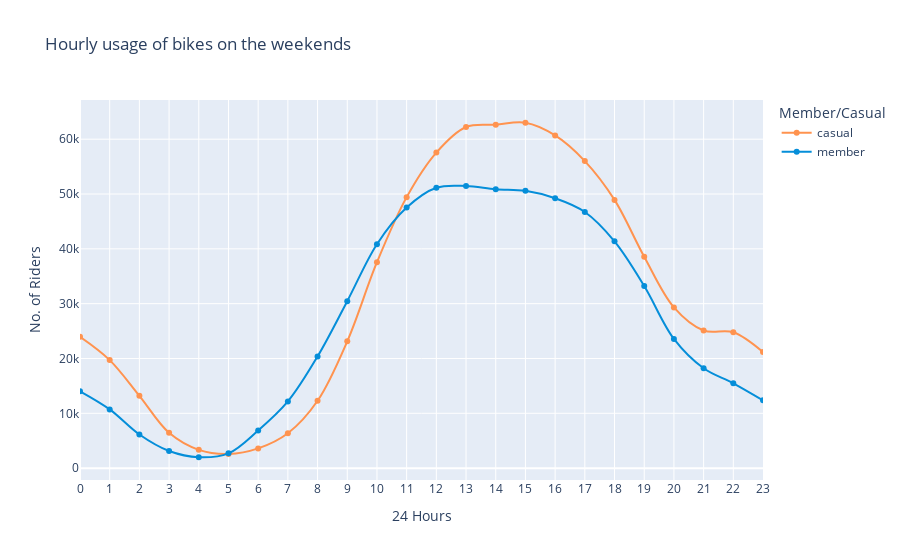

Source (notebook cell):
### Code cell
weenkend_fig = px.line(group_weekendays, x='starting_hour', y='ride_id',
                       color='member_casual',
                       title='Hourly usage of bikes on the weekends',
                       line_shape='spline',
                       markers=True,
                       labels={'ride_id':'No. of Riders', 'member_casual': 'Member/Casual', 'starting_hour':'24 Hours'},
                       hover_name='member_casual', hover_data={'member_casual':False, 'ride_id':True},
                       color_discrete_map={'casual':'#FF934F', 'member':'#058ED9'})

weenkend_fig.update_xaxes(range=(0,23), dtick=1)
weenkend_fig.show()

### Figure 1 — Plotly figure (JSON) as saved in the notebook; plotly's stock layout.template omitted (floating-point values rounded to 4 significant figures)
{"data": [{"customdata": [["casual"], ["casual"], ["casual"], ["casual"], ["casual"], ["casual"], ["casual"], ["casual"], ["casual"], ["casual"], ["casual"], ["casual"], ["casual"], ["casual"], ["casual"], ["casual"], ["casual"], ["casual"], ["casual"], ["casual"], ["casual"], ["casual"], ["casual"], ["casual"]], "hovertemplate": "<b>%{hovertext}</b><br><br>24 Hours=%{x}<br>No. of Riders=%{y}<extra></extra>", "hovertext": ["casual", "casual", "casual", "casual", "casual", "casual", "casual", "casual", "casual", "casual", "casual", "casual", "casual", "casual", "casual", "casual", "casual", "casual", "casual", "casual", "casual", "casual", "casual", "casual"], "legendgroup": "casual", "line": {"color": "#FF934F", "dash": "solid", "shape": "spline"}, "marker": {"symbol": "circle"}, "mode": "markers+lines", "name": "casual", "orientation": "v", "showlegend": true, "type": "scatter", "x": [0, 1, 2, 3, 4, 5, 6, 7, 8, 9, 10, 11, 12, 13, 14, 15, 16, 17, 18, 19, 20, 21, 22, 23], "xaxis": "x", "y": [23953, 19705, 13185, 6437, 3332, 2580, 3599, 6362, 12287, 23135, 37558, 49432, 57561, 62224, 62652, 63000, 60692, 56006, 48925, 38549, 29321, 25106, 24785, 21165], "yaxis": "y"}, {"customdata": [["member"], ["member"], ["member"], ["member"], ["member"], ["member"], ["member"], ["member"], ["member"], ["member"], ["member"], ["member"], ["member"], ["member"], ["member"], ["member"], ["member"], ["member"], ["member"], ["member"], ["member"], ["member"], ["member"], ["member"]], "hovertemplate": "<b>%{hovertext}</b><br><br>24 Hours=%{x}<br>No. of Riders=%{y}<extra></extra>", "hovertext": ["member", "member", "member", "member", "member", "member", "member", "member", "member", "member", "member", "member", "member", "member", "member", "member", "member", "member", "member", "member", "member", "member", "member", "member"], "legendgroup": "member", "line": {"color": "#058ED9", "dash": "solid", "shape": "spline"}, "marker": {"symbol": "circle"}, "mode": "markers+lines", "name": "member", "orientation": "v", "showlegend": true, "type": "scatter", "x": [0, 1, 2, 3, 4, 5, 6, 7, 8, 9, 10, 11, 12, 13, 14, 15, 16, 17, 18, 19, 20, 21, 22, 23], "xaxis": "x", "y": [14011, 10711, 6133, 3122, 1986, 2699, 6874, 12170, 20377, 30455, 40849, 47524, 51141, 51455, 50859, 50582, 49224, 46722, 41363, 33218, 23570, 18215, 15479, 12369], "yaxis": "y"}], "layout": {"legend": {"title": {"text": "Member/Casual"}, "tracegroupgap": 0}, "title": {"text": "Hourly usage of bikes on the weekends"}, "xaxis": {"anchor": "y", "domain": [0, 1], "dtick": 1, "range": [0, 23], "title": {"text": "24 Hours"}}, "yaxis": {"anchor": "x", "domain": [0, 1], "title": {"text": "No. of Riders"}}}}
